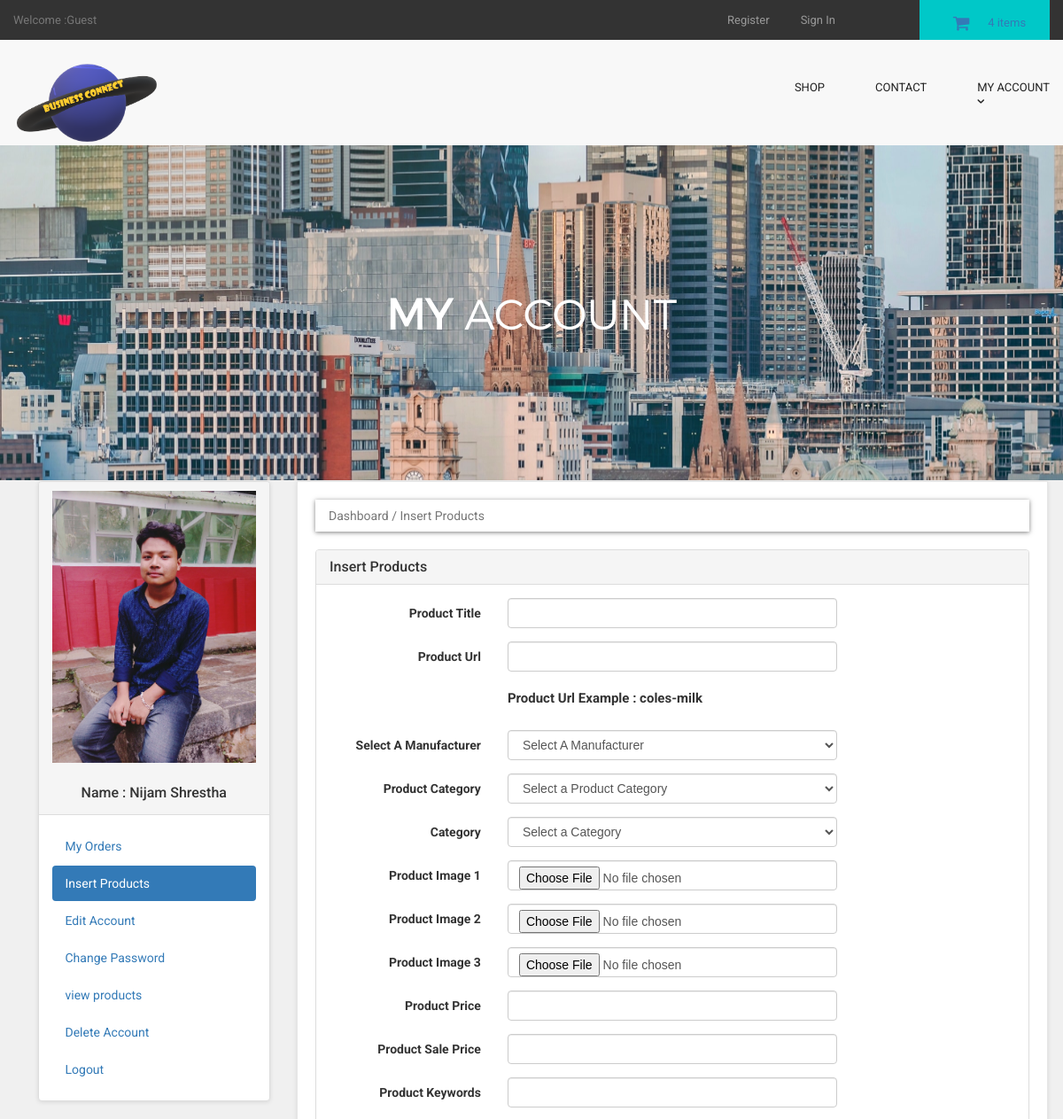
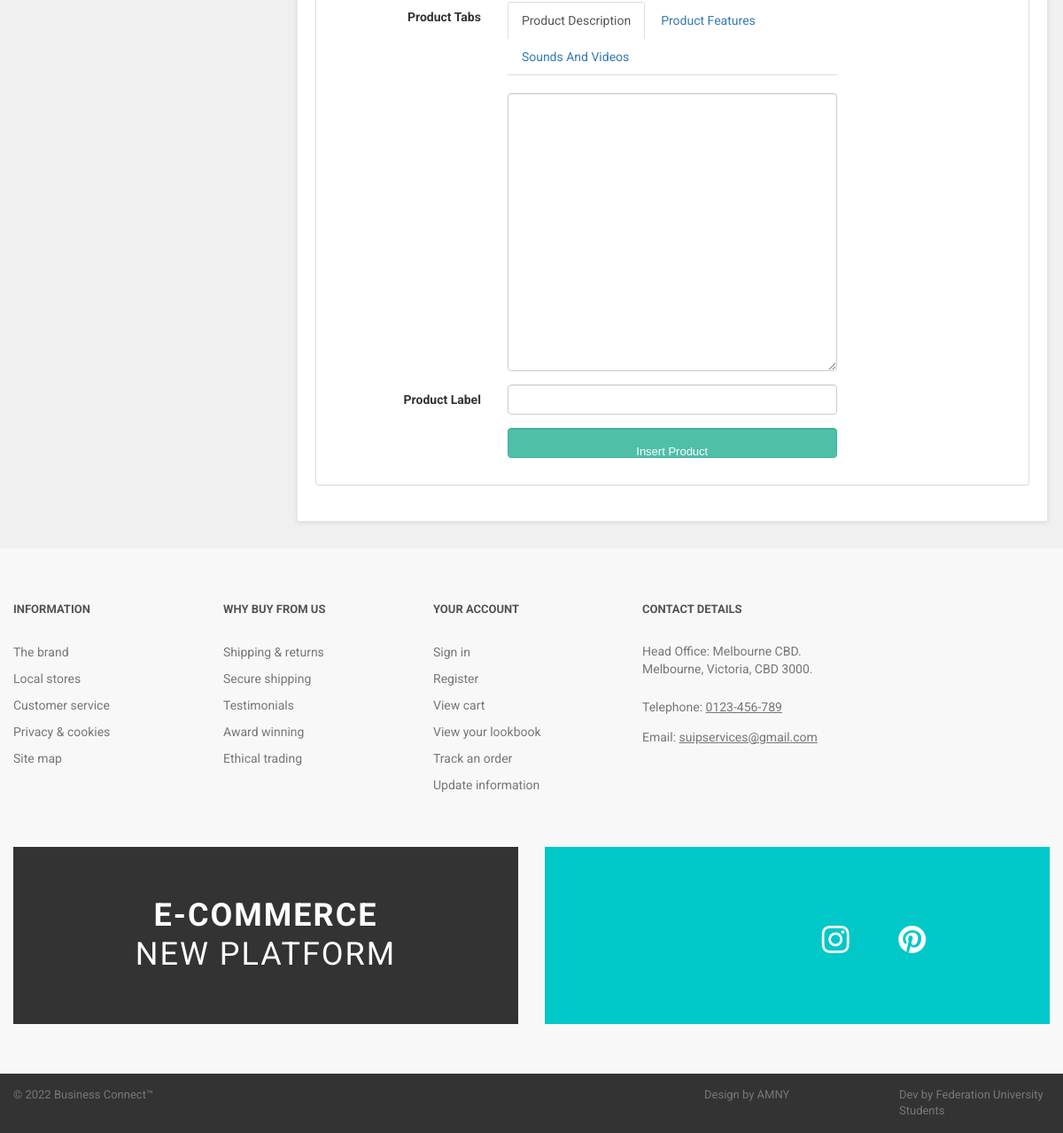
Page /wholesaler/my_account.php?insert_product (signed in) on the committed database (2 pictures, top to bottom).
### tables this page shows
CREATE TABLE `wholesaler` (
  `wholesaler_id` int(10) NOT NULL,
  `wholesaler_name` varchar(255) NOT NULL,
  `wholesaler_email` varchar(255) NOT NULL,
  `wholesaler_pass` varchar(255) NOT NULL,
  `wholesaler_country` text NOT NULL,
  `wholesaler_city` text NOT NULL,
  `wholesaler_contact` varchar(255) NOT NULL,
  `wholesaler_address` text NOT NULL,
  `wholesaler_image` text NOT NULL,
  `wholesaler_ip` varchar(255) NOT NULL,
  `wholesaler_confirm_code` text NOT NULL
);

### wholesaler/insert_product.php (the view, shortened to what this page needs)
<?php
if (!isset($_SESSION['wholesaler_email']) && $_SESSION['role'] != "wholesaler") {
  echo "<script>window.open('wholesaler_login.php','_self')</script>";
} else {
?>
  <!DOCTYPE html>
  <html>
  <head>
  </head>
  <body>
    <div class="row">
      <div class="col-lg-12">
        <ol class="breadcrumb">
          <li class="active">
            <i class="fa fa-dashboard"> </i> Dashboard / Insert Products
          </li>
        </ol>
      </div>
    </div>
    <div class="row">
      <div class="col-lg-12">
        <div class="panel panel-default">
          <div class="panel-heading">
            <h3 class="panel-title">
              <i class="fa fa-money fa-fw"></i> Insert Products
            </h3>
          </div>
          <div class="panel-body">
            <form class="form-horizontal" method="post" enctype="multipart/form-data">
              <div class="form-group">
                <label class="col-md-3 control-label"> Product Title </label>
                <div class="col-md-6">
                  <input type="text" name="product_title" class="form-control" required>
                </div>
              </div>
              <div class="form-group">
                <label class="col-md-3 control-label"> Product Url </label>
                <div class="col-md-6">
                  <input type="text" name="product_url" class="form-control">
                  <br>
                  <p style="font-size:15px; font-weight:bold;">
                    Product Url Example : coles-milk
                  </p>
                </div>
              </div>
              <div class="form-group">
                <label class="col-md-3 control-label"> Select A Manufacturer </label>
                <div class="col-md-6">
                  <select class="form-control" name="manufacturer">
                    <option> Select A Manufacturer </option>
                  </select>
                </div>
              </div>
              <div class="form-group">
                <label class="col-md-3 control-label"> Product Category </label>
                <div class="col-md-6">
                  <select name="product_cat" class="form-control">
                    <option> Select a Product Category </option>
                  </select>
                </div>
              </div>
              <div class="form-group">
                <label class="col-md-3 control-label"> Category </label>
                <div class="col-md-6">
                  <select name="cat" class="form-control">
                    <option> Select a Category </option>
                  </select>
                </div>
              </div>
              <div class="form-group">
                <label class="col-md-3 control-label"> Product Image 1 </label>
                <div class="col-md-6">
                  <input type="file" name="product_img1" class="form-control" required>
                </div>
              </div>
              <div class="form-group">
                <label class="col-md-3 control-label"> Product Image 2 </label>
                <div class="col-md-6">
                  <input type="file" name="product_img2" class="form-control" required>
                </div>
              </div>
              <div class="form-group">
                <label class="col-md-3 control-label"> Product Image 3 </label>
                <div class="col-md-6">
                  <input type="file" name="product_img3" class="form-control" required>
                </div>
              </div>
              <div class="form-group">
                <label class="col-md-3 control-label"> Product Price </label>
                <div class="col-md-6">
                  <input type="text" name="product_price" class="form-control" required>
                </div>
              </div>
              <div class="form-group">
                <label class="col-md-3 control-label"> Product Sale Price </label>
                <div class="col-md-6">
                  <input type="text" name="psp_price" class="form-control" required>
                </div>
              </div>
              <div class="form-group">
                <label class="col-md-3 control-label"> Product Keywords </label>
                <div class="col-md-6">
                  <input type="text" name="product_keywords" class="form-control" required>
                </div>
              </div>
              <div class="form-group">
                <label class="col-md-3 control-label"> Product Tabs </label>
                <div class="col-md-6">
                  <ul class="nav nav-tabs">
                    <li class="active">
                      <a data-toggle="tab" href="#description"> Product Description </a>
                    </li>
                    <li>
                      <a data-toggle="tab" href="#features"> Product Features </a>
                    </li>
                    <li>
                      <a data-toggle="tab" href="#video"> Sounds And Videos </a>
                    </li>
                  </ul>
                  <div class="tab-content">
                    <div id="description" class="tab-pane fade in active">
                      <br>
                      <textarea name="product_desc" class="form-control" rows="15" id="product_desc">
</textarea>
                    </div>
                  </div>
                </div>
              </div>
              <div class="form-group">
                <label class="col-md-3 control-label"> Product Label </label>
                <div class="col-md-6">
                  <input type="text" name="product_label" class="form-control" required>
                </div>
              </div>
              <div class="form-group">
                <label class="col-md-3 control-label"></label>
                <div class="col-md-6">
                  <input type="submit" name="submit" value="Insert Product" class="btn btn-primary form-control">
                </div>
              </div>
            </form>
          </div>
        </div>
      </div>
    </div>
  </body>
  </html>
<?php } ?>

### wholesaler/includes/sidebar.php
<div class="panel panel-default sidebar-menu">
<div class="panel-heading">
<?php
$wholesaler_session = $_SESSION['wholesaler_email'];
$get_customer = "select * from wholesaler where wholesaler_email='$wholesaler_session'";
$run_customer = mysqli_query($con,$get_customer);
$row_customer = mysqli_fetch_array($run_customer);
$customer_image = $row_customer['wholesaler_image'];
$customer_name = $row_customer['wholesaler_name'];
if(!isset($_SESSION['wholesaler_email'])){
}
else {
echo "
<center>
<img src='wholesaler_images/$customer_image' class='img-responsive'>
</center>
<br>
<h3 align='center' class='panel-title'> Name : $customer_name </h3>
";
}
?>
</div>
<div class="panel-body">
<ul class="nav nav-pills nav-stacked">
<li class="<?php if(isset($_GET['my_orders'])){ echo "active"; } ?>">
<a href="my_account.php?my_orders"> <i class="fa fa-list"> </i> My Orders </a>
</li>
<li class="<?php if(isset($_GET['insert_product'])){ echo "active"; } ?>">
<a href="my_account.php?insert_product"> <i class="fa fa-bolt"></i> Insert Products </a>
</li>
<li class="<?php if(isset($_GET['edit_account'])){ echo "active"; } ?>">
<a href="my_account.php?edit_account"> <i class="fa fa-pencil"></i> Edit Account </a>
</li>
<li class="<?php if(isset($_GET['change_pass'])){ echo "active"; } ?>">
<a href="my_account.php?change_pass"> <i class="fa fa-user"></i> Change Password </a>
</li>
<li class="<?php if(isset($_GET['my_products'])){ echo "active"; } ?>">
<a href="my_account.php?my_products"> <i class="fa fa-heart"></i> view products </a>
</li>
<li class="<?php if(isset($_GET['delete_account'])){ echo "active"; } ?>">
<a href="my_account.php?delete_account"> <i class="fa fa-trash-o"></i> Delete Account </a>
</li>
<li>
<a href="logout.php"> <i class="fa fa-sign-out"></i> Logout </a>
</li>
</ul>
</div>
</div>

### wholesaler/styles/backend.css (style rules this page uses)
html { font-family: "Roboto", Helvetica, Arial, sans-serif; line-height: 1.15; -ms-text-size-adjust: 100%; -webkit-text-size-adjust: 100% }
body { margin: 0 }
a { background-color: transparent; -webkit-text-decoration-skip: objects }
img { border-style: none }
button, input, optgroup, select, textarea { font-family: sans-serif; font-size: 100%; line-height: 1.15; margin: 0 }
button, input { overflow: visible }
button, select { text-transform: none }
[type=reset], [type=submit], button, html [type=button] { -webkit-appearance: button }
textarea { overflow: auto }
html { box-sizing: border-box }
body { min-width: 1190px; font-family: Montserrat, sans-serif; font-weight: 400; background-color: white; }
img { max-width: 70%; height: auto }
.btn { display: inline-block; vertical-align: top; font-size: 13px; line-height: 40px; text-decoration: none; -webkit-transition: .3s; transition: .3s }

### styles/style.css (style rules this page uses)
body { font-family: "Roboto", Helvetica, Arial, sans-serif; font-size: 14px; line-height: 1.42857143; color: #333333; background-color: #f0f0f0; overflow-x: hidden; }
.btn-primary { color:rgb(255, 255, 255); background-color:rgb(79, 191, 168); border-color:rgb(65, 179, 156); }
.breadcrumb { padding: 8px 15px; margin-bottom:20px; background-color: #ffffff; border-radius: 0; box-shadow: 0 1px 5px rgba(0, 0, 0, 0.5); }
#content .panel.sidebar-menu { box-sizing: border-box; box-shadow: 0 1px 5px rgba(0, 0, 0, 0.1); }
#content .panel.sidebar-menu h3 { padding: 5px 0; margin: 0; }

### rows in the picture
wholesaler: wholesaler_image (picture), wholesaler_name "Nijam Shrestha"

### other values in the picture
$count_items "4"
